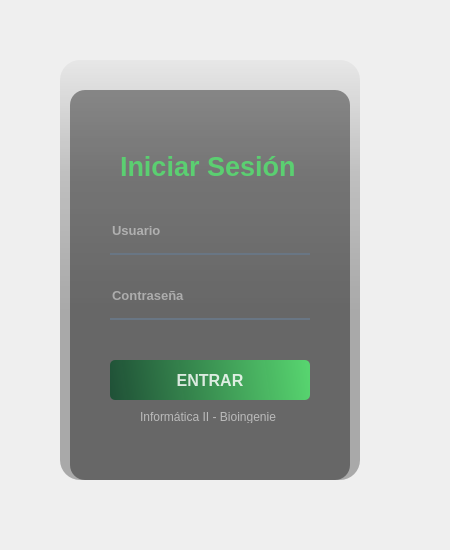
<?xml version="1.0" encoding="UTF-8"?>
<ui version="4.0">
 <class>Form</class>
 <widget class="QWidget" name="Form">
  <property name="geometry">
   <rect>
    <x>0</x>
    <y>0</y>
    <width>450</width>
    <height>550</height>
   </rect>
  </property>
  <property name="windowTitle">
   <string>Form</string>
  </property>
  <widget class="QWidget" name="widget" native="true">
   <property name="geometry">
    <rect>
     <x>30</x>
     <y>30</y>
     <width>370</width>
     <height>480</height>
    </rect>
   </property>
   <property name="styleSheet">
    <string notr="true">QPushButton#pushButton{	
	background-color: qlineargradient(spread:pad, x1:0, y1:0.505682, x2:1, y2:0.477, stop:0 rgba(20, 78, 47, 219), stop:1 rgba(85, 226, 112, 226));
	color:rgba(255, 255, 255, 210);
	border-radius:5px;
}
QPushButton#pushButton:hover{	
	background-color: qlineargradient(spread:pad, x1:0, y1:0.505682, x2:1, y2:0.477, stop:0 rgba(40, 98, 67, 219), stop:1 rgba(105, 226, 118, 226));
}
QPushButton#pushButton:pressed{	
	padding-left:5px;
	padding-top:5px;
	background-color:rgba(105, 200, 132, 200);
}

QPushButton#pushButton_2, #pushButton_3, #pushButton_4, #pushButton_5{	
	background-color: rgba(0, 0, 0, 0);
	color:rgba(85, 255, 112, 255);
}
QPushButton#pushButton_2:hover, #pushButton_3:hover, #pushButton_4:hover, #pushButton_5:hover{	
	color:rgba(155, 220, 168, 220);
}
QPushButton#pushButton_2:pressed, #pushButton_3:pressed, #pushButton_4:pressed, #pushButton_5:pressed{	
	padding-left:5px;
	padding-top:5px;
	color:rgba(115, 255, 128, 255);
}</string>
   </property>
   <widget class="QLabel" name="label">
    <property name="geometry">
     <rect>
      <x>30</x>
      <y>30</y>
      <width>300</width>
      <height>420</height>
     </rect>
    </property>
    <property name="styleSheet">
     <string notr="true">border-image: url(:/images/background.png);
border-radius:20px;</string>
    </property>
    <property name="text">
     <string/>
    </property>
   </widget>
   <widget class="QLabel" name="label_2">
    <property name="geometry">
     <rect>
      <x>30</x>
      <y>30</y>
      <width>300</width>
      <height>420</height>
     </rect>
    </property>
    <property name="styleSheet">
     <string notr="true">background-color: qlineargradient(spread:pad, x1:0, y1:0, x2:0, y2:0.715909, stop:0 rgba(0, 0, 0, 9), stop:0.375 rgba(0, 0, 0, 50), stop:0.835227 rgba(0, 0, 0, 75));
border-radius:20px;</string>
    </property>
    <property name="text">
     <string/>
    </property>
   </widget>
   <widget class="QLabel" name="label_3">
    <property name="geometry">
     <rect>
      <x>40</x>
      <y>60</y>
      <width>280</width>
      <height>390</height>
     </rect>
    </property>
    <property name="styleSheet">
     <string notr="true">background-color:rgba(0, 0, 0, 100);
border-radius:15px;</string>
    </property>
    <property name="text">
     <string/>
    </property>
   </widget>
   <widget class="QLabel" name="label_4">
    <property name="geometry">
     <rect>
      <x>90</x>
      <y>120</y>
      <width>185</width>
      <height>33</height>
     </rect>
    </property>
    <property name="font">
     <font>
      <pointsize>20</pointsize>
      <weight>75</weight>
      <bold>true</bold>
     </font>
    </property>
    <property name="styleSheet">
     <string notr="true">color:rgba(85, 226, 112, 210);</string>
    </property>
    <property name="text">
     <string>Iniciar Sesión</string>
    </property>
   </widget>
   <widget class="QLineEdit" name="lineEdit">
    <property name="geometry">
     <rect>
      <x>80</x>
      <y>185</y>
      <width>200</width>
      <height>40</height>
     </rect>
    </property>
    <property name="font">
     <font>
      <pointsize>10</pointsize>
      <weight>75</weight>
      <bold>true</bold>
     </font>
    </property>
    <property name="styleSheet">
     <string notr="true">background-color:rgba(0, 0, 0, 0);
border:none;
border-bottom:2px solid rgba(105, 118, 132, 255);
color:rgba(255, 255, 255, 230);
padding-bottom:7px;</string>
    </property>
    <property name="text">
     <string/>
    </property>
    <property name="placeholderText">
     <string>Usuario</string>
    </property>
   </widget>
   <widget class="QLineEdit" name="lineEdit_2">
    <property name="geometry">
     <rect>
      <x>80</x>
      <y>250</y>
      <width>200</width>
      <height>40</height>
     </rect>
    </property>
    <property name="font">
     <font>
      <pointsize>10</pointsize>
      <weight>75</weight>
      <bold>true</bold>
     </font>
    </property>
    <property name="styleSheet">
     <string notr="true">background-color:rgba(0, 0, 0, 0);
border:none;
border-bottom:2px solid rgba(105, 118, 132, 255);
color:rgba(255, 255, 255, 230);
padding-bottom:7px;</string>
    </property>
    <property name="echoMode">
     <enum>QLineEdit::Password</enum>
    </property>
    <property name="placeholderText">
     <string>Contraseña</string>
    </property>
   </widget>
   <widget class="QPushButton" name="pushButton">
    <property name="geometry">
     <rect>
      <x>80</x>
      <y>330</y>
      <width>200</width>
      <height>40</height>
     </rect>
    </property>
    <property name="font">
     <font>
      <pointsize>12</pointsize>
      <weight>75</weight>
      <bold>true</bold>
     </font>
    </property>
    <property name="text">
     <string>ENTRAR</string>
    </property>
   </widget>
   <widget class="QLabel" name="label_5">
    <property name="geometry">
     <rect>
      <x>110</x>
      <y>380</y>
      <width>136</width>
      <height>13</height>
     </rect>
    </property>
    <property name="styleSheet">
     <string notr="true">color:rgba(255, 255, 255, 140);</string>
    </property>
    <property name="text">
     <string>Informática II - Bioingeniería</string>
    </property>
   </widget>
  </widget>
 </widget>
 <resources>
  <include location="res.qrc"/>
 </resources>
 <connections/>
</ui>
